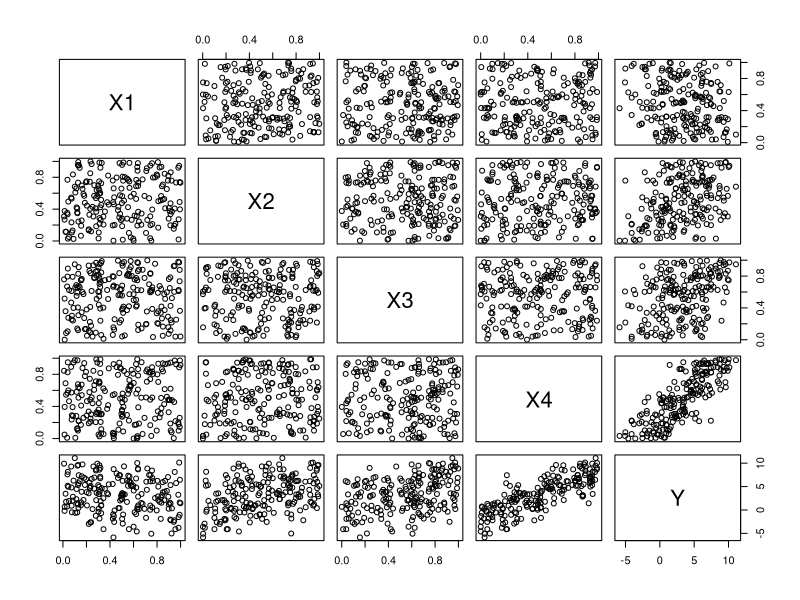
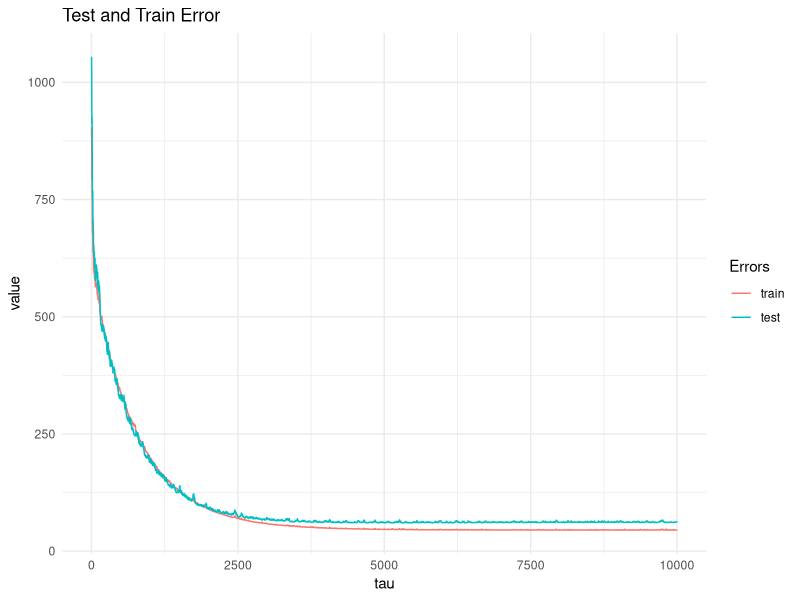
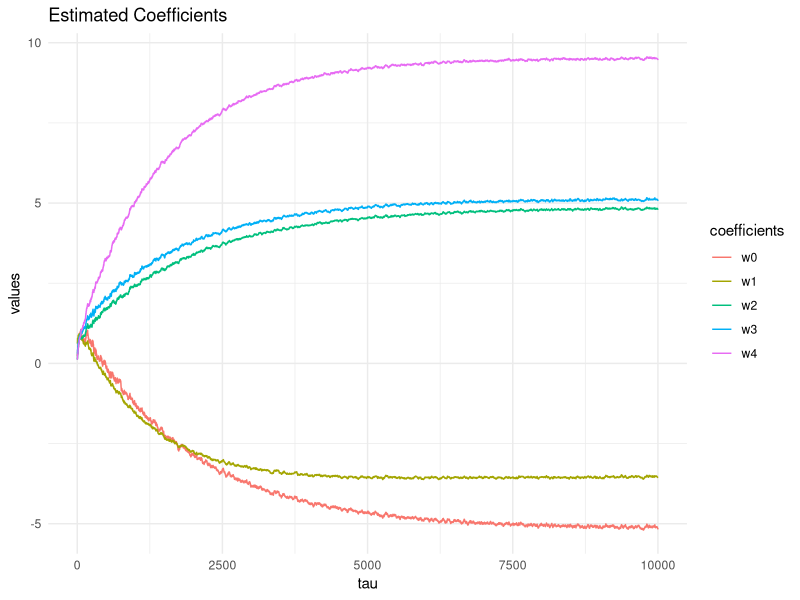

Source code (R) for these figures, in order:
## ---- chunk 1
library(ggplot2) # for plotting functions.
library(reshape2) # for melt and cast functions
set.seed(1234) # to make the results of stochastic methods reproducible
## ---- chunk 2
# geberate N x D data samples
N <- 200 # number of all data point (test and train)
D <- 4 # number of features/attributes
data <- data.frame(matrix(runif(D*N), nrow=N, ncol=D))
## ---- chunk 3
# generate the labels
coeff <- matrix(c(-5,-3,4,5,10), D+1, 1) # the real coefficient to be estimated
data <- cbind(data,'Y'=as.matrix(cbind(1,data[,1:D])) %*% coeff)
# add gaussian noise the labels (just to make it a little bit more challenging)
data$Y <- data$Y + rnorm(N, mean = 0, sd =1)
pairs(data)
## ---- chunk 4
# divide data into training and testing sets
train.len <- N/2
train.index <- sample(1:N,train.len)
train.data <- data[train.index,  1:D]
train.label <- data[train.index, 'Y']
test.data <- data[-train.index, 1:D]
test.label <- data[-train.index, 'Y']
## ---- chunk 5
# auxiliary function to calculate labels based on the estimated coefficients
predict_func <- function(Phi, w){
    return(Phi%*%w)
} 

# auxiliary function to calculate a cost function
error_func <- function (Phi, w, label){
    return(sum((predict_func(Phi, w) - label)^2)/2)
}
## ---- chunk 6
# project data using a basis function (identical here)
Phi <- as.matrix(cbind('X0'=1, train.data)) # add a column of 1 as phi_0

T <- train.label # rename just for conviniance
tau.max <- 10000 # maximum number of iterations
eta <- 0.01 # learning rate
epsilon <- 0.1 * mean(T) # a threshold on the cost (to terminate the process)

W <- matrix(,nrow=tau.max, ncol=ncol(Phi)) # be used to store the estimated oefficients
W[1,] <- runif(ncol(Phi)) # initial weight (any better idea?)

error <- data.frame('tau'=1:tau.max)  # to be used to trace the test and training errors in each iteration

tau <- 1 # iteration counter
terminate <- FALSE
## ---- chunk 7
while(!terminate){
    # check termination criteria:
    terminate <- tau >= tau.max | error_func(Phi, W[tau,],T)<=epsilon
    
    # shuffle data:
    train.index <- sample(1:train.len, train.len, replace = FALSE)
    Phi <- Phi[train.index,]
    T <- T[train.index]
    
    # for each datapoint:
    for (i in 1:train.len){
        # check termination criteria:
        if (tau >= tau.max | error_func(Phi, W[tau,],T)<=epsilon) {terminate<-TRUE;break}
        
        t_pred = predict_func(Phi[i,], W[tau,])
        # for each coefficient:
        for (j in 1: ncol(W)){
            # update the coefficient:
            W[(tau+1),j] <- W[tau,j] + eta * (T[i]-t_pred) * Phi[i,j]
        }
        
        # record the error:
        error[tau, 'train'] <- error_func(as.matrix(cbind(1, train.data)), W[tau,],train.label)
        error[tau, 'test'] <- error_func(as.matrix(cbind(1, test.data)), W[tau,],test.label)
        
        # update the counter:
        tau <- tau + 1        
    }
}
error.m <- melt(error[1:tau,], id='tau')

# the  final result is:
w <- W[tau,]
cat('The  real coefficents are:',coeff,'\nThe  final coefficents are:',w)
## ---- chunk 8
ggplot(data=error.m, aes(x=tau, y=value, color=variable)) +
    geom_line() + ggtitle('Test and Train Error') +
    scale_color_discrete(guide = guide_legend(title = 'Errors')) +theme_minimal()
## ---- chunk 9
W.m <- as.data.frame(W); names(W.m)<-c('w0','w1','w2','w3','w4')
W.m$tau<-1:nrow(W)
W.m <-melt(W.m, id='tau'); names(W.m) <- c('tau', 'coefficients', 'values')
ggplot(data=W.m, aes(x=tau, y=values, color=coefficients)) + geom_line() + ggtitle('Estimated Coefficients') + theme_minimal()
